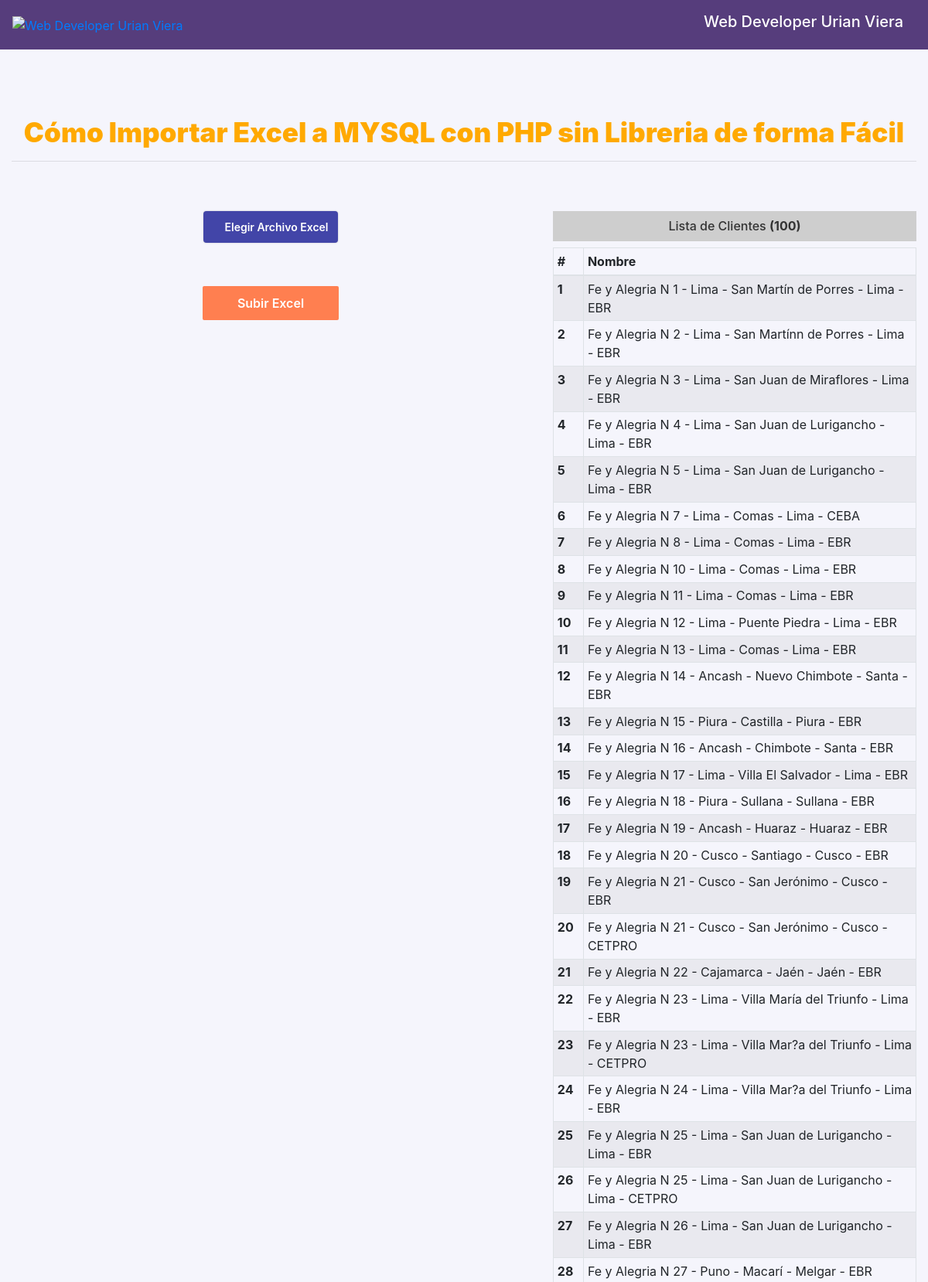
The app's page /archivosCVSColegios/index.php (upper part) with its own data.
### tables this page shows
CREATE TABLE `colegios` (
  `id` int(11) NOT NULL,
  `nombre` text NOT NULL
);

### archivosCVSColegios/index.php (the view, shortened to what this page needs)
<!DOCTYPE html>
<html>
<head>
  <link rel="stylesheet" href="https://cdnjs.cloudflare.com/ajax/libs/material-design-iconic-font/2.2.0/css/material-design-iconic-font.min.css">
  <link rel="stylesheet" type="text/css" href="css/bootstrap.min.css">
  <link rel="stylesheet" type="text/css" href="css/cargando.css">
  <link rel="stylesheet" type="text/css" href="css/cssGenerales.css">
</head>
<body>
<nav class="navbar navbar-expand-lg navbar-light navbar-dark fixed-top" style="background-color: #563d7c !important;">
    <ul class="navbar-nav mr-auto collapse navbar-collapse">
      <li class="nav-item active">
        <a href="index.php">
          <img src="img/logo-mywebsite-urian-viera.svg" alt="Web Developer Urian Viera" width="120">
        </a>
      </li>
    </ul>
    <div class="my-2 my-lg-0">
      <h5 class="navbar-brand">Web Developer Urian Viera </h5>
    </div>
</nav>
<div class="container">
<h3 class="text-center">
    Cómo Importar Excel a MYSQL con PHP sin Libreria de forma Fácil
</h3>
<hr>
<br><br>
 <div class="row">
    <div class="col-md-7">
      <form action="recibe_excel_validando.php" method="POST" enctype="multipart/form-data"/>
        <div class="file-input text-center">
            <label class="file-input__label" for="file-input">
              <span>Elegir Archivo Excel</span></label
            >
          </div>
      <div class="text-center mt-5">
          <input type="submit" name="subir" class="btn-enviar" value="Subir Excel"/>
      </div>
    </div>
    <div class="col-md-5">
  <?php
  include('config.php');
  $sqlClientes = ("SELECT * FROM colegios ORDER BY id ASC");
  $queryData   = mysqli_query($con, $sqlClientes);
  $total_client = mysqli_num_rows($queryData);
  ?>
      <h6 class="text-center">
        Lista de Clientes <strong>(<?php echo $total_client; ?>)</strong>
      </h6>
        <table class="table table-bordered table-striped">
          <thead>
            <tr>
              <th>#</th>
               <th>Nombre</th>
            </tr>
          </thead>
          <tbody>
            <?php
            $i = 1;
            while ($data = mysqli_fetch_array($queryData)) { ?>
            <tr>
              <th scope="row"><?php echo $i++; ?></th>
              <td><?php echo $data['nombre']; ?></td>
            </tr>
          <?php } ?>
          </tbody>
        </table>
    </div>
  </div>
</div>
</body>
</html>

### archivosCVSColegios/css/cssGenerales.css (style rules this page uses)
body { height: 100vh; width: 100%; background-color: #F5F5FC !important; color: #555; }
.file-input__label { cursor: pointer; display: inline-flex; align-items: center; border-radius: 4px; font-size: 14px; font-weight: 600; color: #fff; font-size: 14px; padding: 10px 12px; background-color: #4245a8; box-shadow: 0px 0px 2px rgba(0, 0, 0, 0.25); }
.btn-enviar { color: #fff; font-weight: 600; padding: 10px 45px; background-color: coral; border: none; border-radius: 2px; }
h6 { color:#333; background-color: #cecece; padding: 10px 0px; }
h3 { font-size: 35px; font-weight: 900; color: #ffa900; margin-top: 150px; }

### records on screen
colegios: nombre "Fe y Alegria N 1 - Lima - San Martín de Porres - Lima - EBR"
colegios: nombre "Fe y Alegria N 2 - Lima - San Martínn de Porres - Lima - EBR"
colegios: nombre "Fe y Alegria N 3 - Lima - San Juan de Miraflores - Lima - EBR"
colegios: nombre "Fe y Alegria N 4 - Lima - San Juan de Lurigancho - Lima - EBR"
colegios: nombre "Fe y Alegria N 5 - Lima - San Juan de Lurigancho - Lima - EBR"
colegios: nombre "Fe y Alegria N 7 - Lima - Comas - Lima - CEBA"
colegios: nombre "Fe y Alegria N 8 - Lima - Comas - Lima - EBR"
colegios: nombre "Fe y Alegria N 10 - Lima - Comas - Lima - EBR"
colegios: nombre "Fe y Alegria N 11 - Lima - Comas - Lima - EBR"
colegios: nombre "Fe y Alegria N 12 - Lima - Puente Piedra - Lima - EBR"
colegios: nombre "Fe y Alegria N 13 - Lima - Comas - Lima - EBR"
colegios: nombre "Fe y Alegria N 14 - Ancash - Nuevo Chimbote - Santa - EBR"
colegios: nombre "Fe y Alegria N 15 - Piura - Castilla - Piura - EBR"
colegios: nombre "Fe y Alegria N 16 - Ancash - Chimbote - Santa - EBR"
colegios: nombre "Fe y Alegria N 17 - Lima - Villa El Salvador - Lima - EBR"
colegios: nombre "Fe y Alegria N 18 - Piura - Sullana - Sullana - EBR"
colegios: nombre "Fe y Alegria N 19 - Ancash - Huaraz - Huaraz - EBR"
colegios: nombre "Fe y Alegria N 20 - Cusco - Santiago - Cusco - EBR"
colegios: nombre "Fe y Alegria N 21 - Cusco - San Jerónimo - Cusco - EBR"
colegios: nombre "Fe y Alegria N 21 - Cusco - San Jerónimo - Cusco - CETPRO"
colegios: nombre "Fe y Alegria N 22 - Cajamarca - Jaén - Jaén - EBR"
colegios: nombre "Fe y Alegria N 23 - Lima - Villa María del Triunfo - Lima - EBR"
colegios: nombre "Fe y Alegria N 23 - Lima - Villa Mar?a del Triunfo - Lima - CETPRO"
colegios: nombre "Fe y Alegria N 24 - Lima - Villa Mar?a del Triunfo - Lima - EBR"
colegios: nombre "Fe y Alegria N 25 - Lima - San Juan de Lurigancho - Lima - EBR"
colegios: nombre "Fe y Alegria N 25 - Lima - San Juan de Lurigancho - Lima - CETPRO"
colegios: nombre "Fe y Alegria N 26 - Lima - San Juan de Lurigancho - Lima - EBR"
colegios: nombre "Fe y Alegria N 27 - Puno - Macarí - Melgar - EBR"

### other values on screen
$total_client "100"
